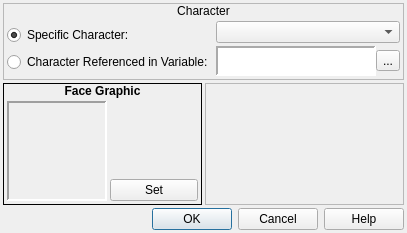
<?xml version="1.0" encoding="UTF-8"?>
<ui version="4.0">
 <class>ConfigureEvent_ChangeFaceGraphic</class>
 <widget class="QDialog" name="ConfigureEvent_ChangeFaceGraphic">
  <property name="geometry">
   <rect>
    <x>0</x>
    <y>0</y>
    <width>407</width>
    <height>233</height>
   </rect>
  </property>
  <property name="windowTitle">
   <string>Change Face Graphic</string>
  </property>
  <property name="windowIcon">
   <iconset resource="gui_icons.qrc">
    <normaloff>:/icons/openrpgmaker.png</normaloff>:/icons/openrpgmaker.png</iconset>
  </property>
  <property name="styleSheet">
   <string notr="true">.QFrame
{
	border-width: 1px;
	border-style: solid;
	border-color: palette(window-text);
}

.QFrame&gt;QLabel
{
	border-width: 0px;
	background-color: palette(window-text);
	color: palette(window);
	font-weight: bold;
}

.QFrame&gt;QCheckBox
{
	background-color: palette(window-text);
	border-width: 0px;
	border-style: none;
	color: palette(window);
	spacing: 3px;
	font-weight: bold;
	padding: 0px 0px 0px 3px;
}

.QFrame&gt;QCheckBox::indicator
{
	min-width: 8px;
	max-width: 8px;
	min-height: 8px;
	max-height: 8px;
	width: 8px;
	height: 8px;
	border-width: 2px;
	border-radius: 0px;
	border-style: ridge;
	border-color: palette(mid);
}

.QFrame&gt;QCheckBox::indicator:unchecked
{
	background-color: palette(base);
}

.QFrame&gt;QCheckBox::indicator:checked
{
	background-color: palette(window-text);
}

.QFrame&gt;QCheckBox::indicator:hover
{
	border-color: palette(highlight);
}</string>
  </property>
  <layout class="QVBoxLayout" name="verticalLayout_2">
   <property name="spacing">
    <number>3</number>
   </property>
   <property name="margin">
    <number>3</number>
   </property>
   <item>
    <widget class="QFrame" name="frame">
     <property name="frameShape">
      <enum>QFrame::StyledPanel</enum>
     </property>
     <property name="frameShadow">
      <enum>QFrame::Raised</enum>
     </property>
     <layout class="QVBoxLayout" name="verticalLayout">
      <property name="spacing">
       <number>0</number>
      </property>
      <property name="margin">
       <number>0</number>
      </property>
      <item>
       <widget class="QLabel" name="label">
        <property name="sizePolicy">
         <sizepolicy hsizetype="Preferred" vsizetype="Fixed">
          <horstretch>0</horstretch>
          <verstretch>0</verstretch>
         </sizepolicy>
        </property>
        <property name="text">
         <string>Character</string>
        </property>
        <property name="alignment">
         <set>Qt::AlignCenter</set>
        </property>
       </widget>
      </item>
      <item>
       <widget class="QWidget" name="widget" native="true">
        <layout class="QHBoxLayout" name="horizontalLayout_3">
         <property name="spacing">
          <number>3</number>
         </property>
         <property name="margin">
          <number>3</number>
         </property>
         <item>
          <widget class="QWidget" name="widget_14" native="true">
           <layout class="QVBoxLayout" name="verticalLayout_7">
            <property name="spacing">
             <number>3</number>
            </property>
            <property name="margin">
             <number>0</number>
            </property>
            <item>
             <widget class="QRadioButton" name="rbSpecificCharacter">
              <property name="sizePolicy">
               <sizepolicy hsizetype="Fixed" vsizetype="Fixed">
                <horstretch>0</horstretch>
                <verstretch>0</verstretch>
               </sizepolicy>
              </property>
              <property name="text">
               <string>Specific Character:</string>
              </property>
              <property name="checked">
               <bool>true</bool>
              </property>
             </widget>
            </item>
            <item>
             <widget class="QRadioButton" name="rbReferencedCharacter">
              <property name="sizePolicy">
               <sizepolicy hsizetype="Fixed" vsizetype="Fixed">
                <horstretch>0</horstretch>
                <verstretch>0</verstretch>
               </sizepolicy>
              </property>
              <property name="text">
               <string>Character Referenced in Variable:</string>
              </property>
             </widget>
            </item>
           </layout>
          </widget>
         </item>
         <item>
          <widget class="QWidget" name="widget_13" native="true">
           <layout class="QVBoxLayout" name="verticalLayout_6">
            <property name="spacing">
             <number>3</number>
            </property>
            <property name="margin">
             <number>0</number>
            </property>
            <item>
             <widget class="QComboBox" name="cboxCharacters"/>
            </item>
            <item>
             <widget class="QWidget" name="wCharacterVariable" native="true">
              <layout class="QHBoxLayout" name="horizontalLayout_37">
               <property name="spacing">
                <number>0</number>
               </property>
               <property name="margin">
                <number>0</number>
               </property>
               <item>
                <widget class="QLabel" name="lblCharacterVariable">
                 <property name="sizePolicy">
                  <sizepolicy hsizetype="Preferred" vsizetype="Preferred">
                   <horstretch>0</horstretch>
                   <verstretch>0</verstretch>
                  </sizepolicy>
                 </property>
                 <property name="minimumSize">
                  <size>
                   <width>150</width>
                   <height>0</height>
                  </size>
                 </property>
                 <property name="font">
                  <font>
                   <family>Monospace</family>
                  </font>
                 </property>
                 <property name="styleSheet">
                  <string notr="true">background-color: palette(base);</string>
                 </property>
                 <property name="frameShape">
                  <enum>QFrame::Panel</enum>
                 </property>
                 <property name="frameShadow">
                  <enum>QFrame::Sunken</enum>
                 </property>
                 <property name="lineWidth">
                  <number>2</number>
                 </property>
                 <property name="text">
                  <string/>
                 </property>
                </widget>
               </item>
               <item>
                <widget class="QToolButton" name="bBrowseCharacterVariables">
                 <property name="text">
                  <string>...</string>
                 </property>
                 <property name="icon">
                  <iconset resource="gui_icons.qrc">
                   <normaloff>:/icons/fileopen.png</normaloff>:/icons/fileopen.png</iconset>
                 </property>
                </widget>
               </item>
              </layout>
             </widget>
            </item>
           </layout>
          </widget>
         </item>
        </layout>
       </widget>
      </item>
     </layout>
    </widget>
   </item>
   <item>
    <widget class="QWidget" name="widget_2" native="true">
     <layout class="QHBoxLayout" name="horizontalLayout">
      <property name="spacing">
       <number>3</number>
      </property>
      <property name="margin">
       <number>0</number>
      </property>
      <item>
       <widget class="QFrame" name="frame_68">
        <property name="sizePolicy">
         <sizepolicy hsizetype="Preferred" vsizetype="Fixed">
          <horstretch>0</horstretch>
          <verstretch>0</verstretch>
         </sizepolicy>
        </property>
        <property name="frameShape">
         <enum>QFrame::Box</enum>
        </property>
        <property name="frameShadow">
         <enum>QFrame::Plain</enum>
        </property>
        <layout class="QVBoxLayout" name="verticalLayout_151">
         <property name="spacing">
          <number>0</number>
         </property>
         <property name="margin">
          <number>0</number>
         </property>
         <item>
          <widget class="QLabel" name="label_109">
           <property name="sizePolicy">
            <sizepolicy hsizetype="Preferred" vsizetype="Fixed">
             <horstretch>0</horstretch>
             <verstretch>0</verstretch>
            </sizepolicy>
           </property>
           <property name="font">
            <font>
             <weight>75</weight>
             <bold>true</bold>
            </font>
           </property>
           <property name="text">
            <string>Face Graphic</string>
           </property>
           <property name="alignment">
            <set>Qt::AlignCenter</set>
           </property>
          </widget>
         </item>
         <item>
          <widget class="QWidget" name="widget_74" native="true">
           <property name="sizePolicy">
            <sizepolicy hsizetype="Preferred" vsizetype="Fixed">
             <horstretch>0</horstretch>
             <verstretch>0</verstretch>
            </sizepolicy>
           </property>
           <layout class="QHBoxLayout" name="horizontalLayout_26">
            <property name="spacing">
             <number>3</number>
            </property>
            <property name="margin">
             <number>3</number>
            </property>
            <item>
             <widget class="QLabel" name="lblFaceGraphic">
              <property name="minimumSize">
               <size>
                <width>100</width>
                <height>100</height>
               </size>
              </property>
              <property name="maximumSize">
               <size>
                <width>100</width>
                <height>100</height>
               </size>
              </property>
              <property name="frameShape">
               <enum>QFrame::Panel</enum>
              </property>
              <property name="frameShadow">
               <enum>QFrame::Sunken</enum>
              </property>
              <property name="lineWidth">
               <number>2</number>
              </property>
              <property name="text">
               <string/>
              </property>
             </widget>
            </item>
            <item>
             <layout class="QVBoxLayout" name="verticalLayout_120">
              <property name="spacing">
               <number>0</number>
              </property>
              <item>
               <spacer name="verticalSpacer">
                <property name="orientation">
                 <enum>Qt::Vertical</enum>
                </property>
                <property name="sizeHint" stdset="0">
                 <size>
                  <width>20</width>
                  <height>40</height>
                 </size>
                </property>
               </spacer>
              </item>
              <item>
               <widget class="QPushButton" name="bSetFaceGraphic">
                <property name="text">
                 <string>Set</string>
                </property>
               </widget>
              </item>
             </layout>
            </item>
           </layout>
          </widget>
         </item>
        </layout>
       </widget>
      </item>
      <item>
       <widget class="QFrame" name="frame_2">
        <property name="frameShape">
         <enum>QFrame::StyledPanel</enum>
        </property>
        <property name="frameShadow">
         <enum>QFrame::Raised</enum>
        </property>
       </widget>
      </item>
     </layout>
    </widget>
   </item>
   <item>
    <widget class="QDialogButtonBox" name="buttonBox">
     <property name="orientation">
      <enum>Qt::Horizontal</enum>
     </property>
     <property name="standardButtons">
      <set>QDialogButtonBox::Cancel|QDialogButtonBox::Help|QDialogButtonBox::Ok</set>
     </property>
    </widget>
   </item>
  </layout>
 </widget>
 <resources>
  <include location="gui_icons.qrc"/>
 </resources>
 <connections>
  <connection>
   <sender>buttonBox</sender>
   <signal>accepted()</signal>
   <receiver>ConfigureEvent_ChangeFaceGraphic</receiver>
   <slot>accept()</slot>
   <hints>
    <hint type="sourcelabel">
     <x>248</x>
     <y>254</y>
    </hint>
    <hint type="destinationlabel">
     <x>157</x>
     <y>274</y>
    </hint>
   </hints>
  </connection>
  <connection>
   <sender>buttonBox</sender>
   <signal>rejected()</signal>
   <receiver>ConfigureEvent_ChangeFaceGraphic</receiver>
   <slot>reject()</slot>
   <hints>
    <hint type="sourcelabel">
     <x>316</x>
     <y>260</y>
    </hint>
    <hint type="destinationlabel">
     <x>286</x>
     <y>274</y>
    </hint>
   </hints>
  </connection>
 </connections>
</ui>
